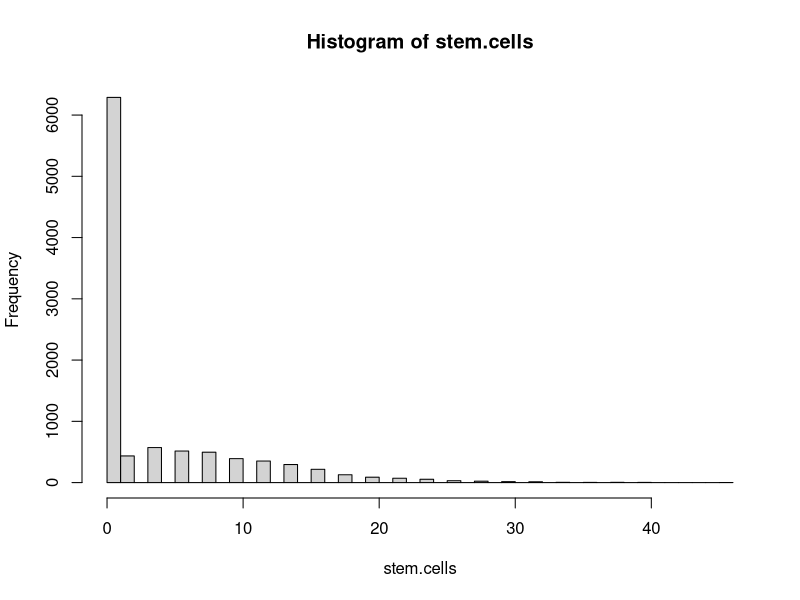

This chart was generated by the following R code:
#R Program to Monte Carlo stem cell proliferation model
stem.cells <- c(0)
n.trials <- 10000
n.gens <- 7
p.div <- 0.6
for (i.trial in 1:n.trials) {   # Loop over Monte Carlo Trials  
  n.stem.curr <- 1
  n.stem.next <- 0
  for (i.gen in 1:n.gens) {     # Loop over generations
    ## Add 5 lines here
    ## Looping over stem cells in current gen
    ## and randomly choosing which divide
    for (i.cell in 1:n.stem.curr) {       
      if (p.div > runif(1)) {         
        n.stem.next <- n.stem.next+2       
    }     
      } 
    n.stem.curr <- n.stem.next
    n.stem.next <- 0
    if (n.stem.curr==0) {
      break
    }
  }
  stem.cells[i.trial] <- n.stem.curr
}
hist(stem.cells, breaks=50)
output<-sprintf("Mean # cells at %3d gens=%7.2f\n",n.gens, mean(stem.cells))
cat(output)
